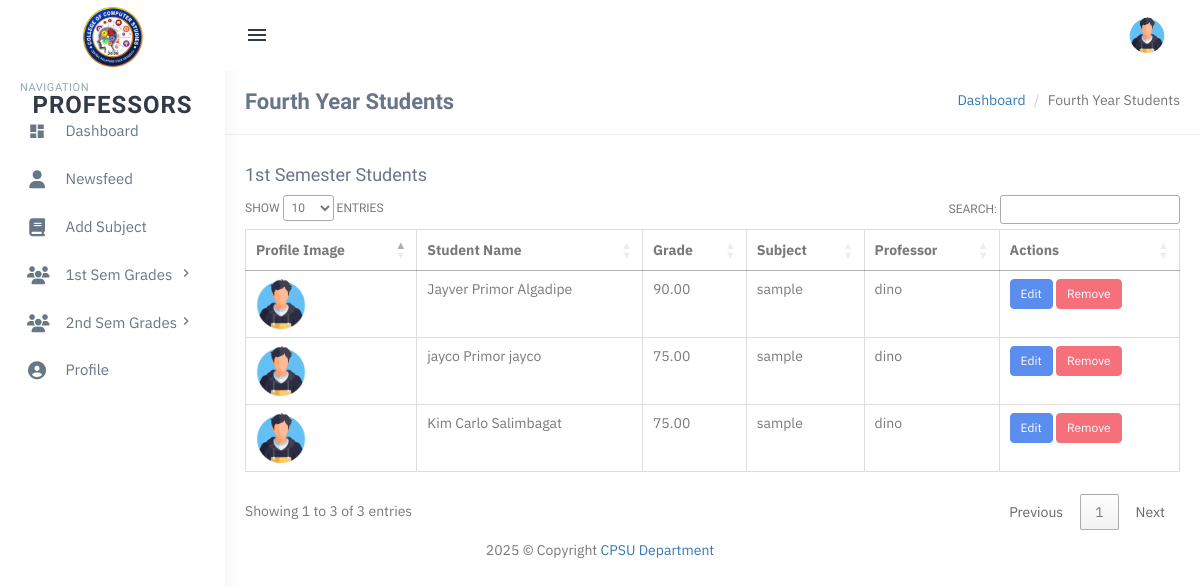
Before: /users/professor/students-4th-year.php (signed in) with the older database file.
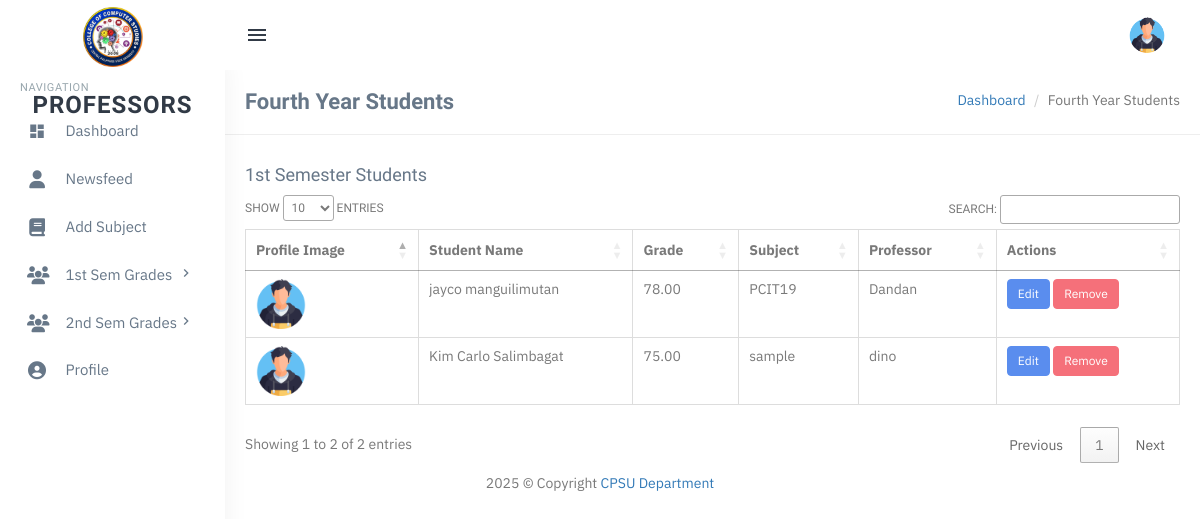
After: the same page with the newer database file.
### tables this page shows
CREATE TABLE `first_semester_students` (
  `id` int(11) NOT NULL,
  `student_id` int(11) NOT NULL,
  `grade` decimal(5,2) DEFAULT NULL,
  `subject_id` int(11) NOT NULL,
  `professor_id` int(11) DEFAULT NULL,
  `semester` enum('1st Semester','2nd Semester') DEFAULT '1st Semester',
  `date_added` timestamp NOT NULL DEFAULT current_timestamp(),
  `full_name` varchar(255) DEFAULT NULL
);

CREATE TABLE `users` (
  `id` int(11) NOT NULL,
  `full_name` varchar(255) NOT NULL,
  `email` varchar(255) NOT NULL,
  `password` varchar(255) NOT NULL,
  `role` enum('student','professor') NOT NULL,
  `year` varchar(255) DEFAULT NULL,
  `profile_image` varchar(255) DEFAULT './assets/profile-images/default-profile.png',
  `created_at` timestamp NOT NULL DEFAULT current_timestamp(),
  `year_level` varchar(20) DEFAULT 'Unassigned'
);

CREATE TABLE `subjects` (
  `id` int(11) NOT NULL,
  `subject_name` varchar(255) NOT NULL,
  `semester` enum('1st Semester','2nd Semester') NOT NULL,
  `created_at` timestamp NOT NULL DEFAULT current_timestamp()
);

CREATE TABLE `professors` (
  `id` int(11) NOT NULL,
  `full_name` varchar(255) NOT NULL,
  `email` varchar(255) NOT NULL,
  `password` varchar(255) NOT NULL,
  `created_at` timestamp NOT NULL DEFAULT current_timestamp(),
  `profile_image` varchar(255) DEFAULT NULL,
  `year_level` varchar(20) DEFAULT 'Unassigned'
);

### users/professor/students-4th-year.php (the view, shortened to what the changed rows need)
                        <?php
                        include('includes/config.php');
                        $students_query = mysqli_query($con, "
SELECT u.id AS student_id, u.full_name, u.profile_image, u.created_at,
       fs.grade, fs.subject_id, fs.professor_id,
       s.subject_name, p.full_name AS professor_name
FROM users u
LEFT JOIN first_semester_students fs ON u.id = fs.student_id
LEFT JOIN subjects s ON fs.subject_id = s.id
LEFT JOIN professors p ON fs.professor_id = p.id
WHERE u.role = 'student'
  AND u.year = '4th Year'
ORDER BY u.id ASC
");
                        $first_sem_students = mysqli_fetch_all($students_query, MYSQLI_ASSOC);
                        ?>
                        <?php include('includes/topheader.php'); ?>
                        <?php include('includes/leftsidebar.php'); ?>
                        <link rel="stylesheet" href="https://cdn.datatables.net/1.13.4/css/jquery.dataTables.min.css">
                        <div class="content-page">
                            <div class="content">
                                <div class="container">
                                    <div class="row">
                                        <div class="col-xs-12">
                                        </div>
                                    </div>
                                    <h4>1st Semester Students</h4>
                                    <table id="firstSemesterTable" class="table table-bordered">
                                        <thead>
                                            <tr>
                                                <th>Profile Image</th>
                                                <th>Student Name</th>
                                                <th>Grade</th>
                                                <th>Subject</th>
                                                <th>Professor</th>
                                                <th>Actions</th>
                                            </tr>
                                        </thead>
                                        <tbody>
                                            <?php foreach ($first_sem_students as $student) { ?>
                                                <tr>
                                                    <td>
                                                        <img src="<?php echo (!empty($student['profile_image']) && file_exists('../student/assets/profile-images/' . basename($student['profile_image'])))
                                                                        ? '../student/assets/profile-images/' . basename($student['profile_image'])
                                                                        : '../student/assets/profile-images/default-profile.png'; ?>"
                                                            alt="Profile Image" style="width: 50px; height: 50px;">
                                                    </td>
                                                    <td><?php echo htmlentities($student['full_name']); ?></td>
                                                    <td>
                                                        <?php if (!empty($student['grade'])) { ?>
                                                            <span><?php echo $student['grade']; ?></span>
                                                        <?php } else { ?>
                                                            <input type="number" class="form-control grade-input"
                                                                data-student-id="<?php echo $student['student_id']; ?>">
                                                        <?php } ?>
                                                    </td>
                                                    <td>
                                                        <?php if (!empty($student['subject_name'])) { ?>
                                                            <span><?php echo $student['subject_name']; ?></span>
                                                        <?php } ?>
                                                    </td>
                                                    <td>
                                                        <?php if (!empty($student['professor_name'])) { ?>
                                                            <span><?php echo $student['professor_name']; ?></span>
                                                        <?php } ?>
                                                    </td>
                                                    <td>
                                                        <?php if (!empty($student['grade'])) { ?>
                                                            <button class="btn btn-primary btn-sm edit-grade-btn"
                                                                data-student-id="<?php echo $student['student_id']; ?>"
                                                                data-grade="<?php echo $student['grade']; ?>">
                                                                Edit
                                                            </button>
                                                            <form method="POST" action="students-4th-year.php" style="display:inline;">
                                                                <button type="submit" class="btn btn-danger btn-sm" onclick="return confirm('Are you sure you want to remove this grade?');">
                                                                    Remove
                                                                </button>
                                                            </form>
                                                        <?php } ?>
                                                    </td>
                                                </tr>
                                            <?php } ?>
                                        </tbody>
                                    </table>
                                </div>
                            </div>
                        </div>
                        <?php include('includes/footer.php'); ?>

Changed rows visible on the page:
removed first_semester_students: student.profile_image (placeholder picture), student.full_name "Jayver Primor Algadipe", grade "90.00", subject.subject_name "sample", professor.full_name "dino"
removed first_semester_students: student.profile_image (placeholder picture), student.full_name "jayco Primor jayco", grade "75.00", subject.subject_name "sample", professor.full_name "dino"
added first_semester_students: student.full_name "jayco manguilimutan", grade "78.00", subject.subject_name "PCIT19", professor.full_name "Dandan"
Other visible differences:
text written by a page script: "SHOW ENTRIES SEARCH: Showing 1 to 3 of 3 entries Previous 1 Next" → "SHOW ENTRIES SEARCH: Showing 1 to 2 of 2 entries Previous 1 Next"
